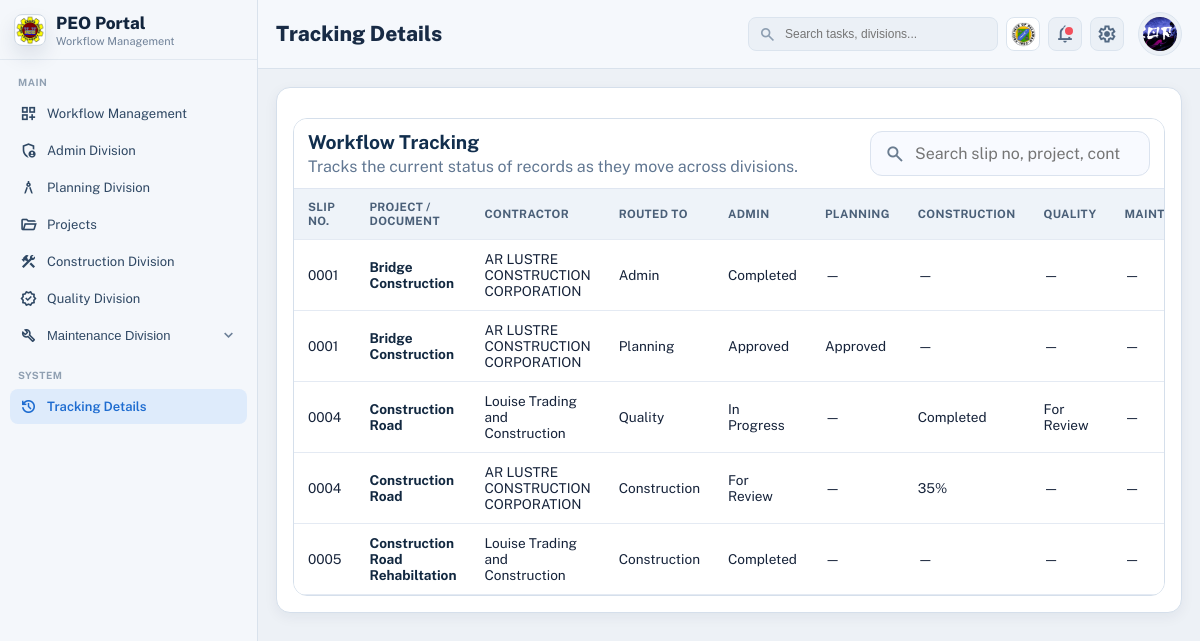
/tracking-details/ (signed in), run on an earlier commit of the app's database.
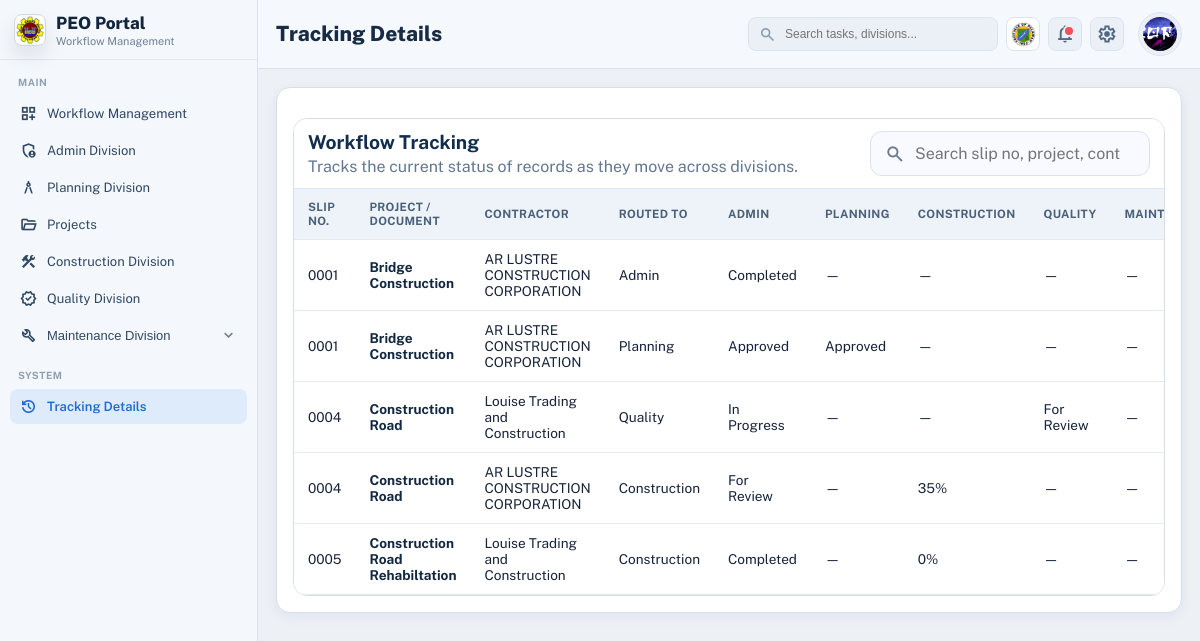
And on a later commit of the database.
### my_app/models.py (models this page shows, shortened)
class DivisionStore(models.Model):
    KEY_ADMIN = 'admin'
    KEY_PLANNING = 'planning'
    KEY_CONSTRUCTION = 'construction'
    KEY_QUALITY = 'quality'
    KEY_MAINTENANCE = 'maintenance'
    KEY_CHOICES = [
        (KEY_ADMIN, 'Admin Division'),
        (KEY_PLANNING, 'Planning Division'),
        (KEY_CONSTRUCTION, 'Construction Division'),
        (KEY_QUALITY, 'Quality Division'),
        (KEY_MAINTENANCE, 'Maintenance Division'),
    ]
    user = models.ForeignKey(
        settings.AUTH_USER_MODEL,
        on_delete=models.CASCADE,
        related_name='division_stores',
    )
    key = models.CharField(max_length=20, choices=KEY_CHOICES)
    data = models.JSONField(default=dict, blank=True)
    created_at = models.DateTimeField(auto_now_add=True)
    updated_at = models.DateTimeField(auto_now=True)
    class Meta:
        constraints = [
            models.UniqueConstraint(fields=['user', 'key'], name='unique_division_store_per_user'),
        ]

### my_app/views.py (the view)
# urls.py: path('tracking-details/', views.tracking_details, name='tracking_details'),
@login_required
def tracking_details(request):
    return render(
        request,
        'Dashboard/dashboard.html',
        _build_dashboard_context(
            request,
            current_section='tracking',
            page_heading='Tracking Details',
            tracking_rows=_build_tracking_rows(request.user),
            tracking_payload=_build_tracking_payload(request.user),
        ),
    )

### my_app/templates/Dashboard/dashboard.html (shortened to what this page needs)
{% load static %}
{% load static %}
<!DOCTYPE html>
<html lang="en">
<head>
    <link rel="stylesheet" href="{% static 'styles.css' %}">
</head>
<body class="portal-body">
    <div class="portal-shell">
        <aside class="portal-sidebar" id="portal-sidebar">
            <div class="portal-brand">
                <div class="brand-icon">
                    <img src="{% static 'img/peo logo.png' %}" alt="PEO Portal logo">
                </div>
                <div class="brand-text">
                    <h1>PEO Portal</h1>
                    <p>Workflow Management</p>
                </div>
            </div>
            <nav class="portal-nav" aria-label="Primary">
                <p class="nav-group">Main</p>
                <a
                    href="{% url 'user_dashboard' %}"
                    class="nav-item {% if current_section == 'workflow' %}nav-item-active{% endif %}"
                    data-peo-toast-message="Workflow Management dashboard is now active."
                    data-peo-toast-title="Sidebar Navigation"
                    data-peo-toast-variant="info"
                    data-peo-toast-persist="navigation"
                >
                    <span class="material-symbols-outlined">dashboard_customize</span>
                    <span>Workflow Management</span>
                </a>
                <a
                    href="{% url 'admin_division_dashboard' %}"
                    class="nav-item js-admin-division-button {% if current_section == 'admin' %}nav-item-active{% endif %}"
                    data-admin-division-url="{% url 'admin_division_dashboard' %}"
                    data-peo-toast-message="Admin Division workspace loaded from the sidebar."
                    data-peo-toast-title="Sidebar Navigation"
                    data-peo-toast-variant="info"
                    data-peo-toast-persist="navigation"
                >
                    <span class="material-symbols-outlined">admin_panel_settings</span>
                    <span>Admin Division</span>
                </a>
                <a
                    href="{% url 'planning_division_dashboard' %}"
                    class="nav-item {% if current_section == 'planning' %}nav-item-active{% endif %}"
                    data-peo-toast-message="Planning Division workspace loaded from the sidebar."
                    data-peo-toast-title="Sidebar Navigation"
                    data-peo-toast-variant="info"
                    data-peo-toast-persist="navigation"
                >
                    <span class="material-symbols-outlined">architecture</span>
                    <span>Planning Division</span>
                </a>
                <a
                    href="{% url 'project_dashboard' %}"
                    class="nav-item js-project-dashboard-button {% if current_section == 'project' %}nav-item-active{% endif %}"
                    data-project-dashboard-url="{% url 'project_dashboard' %}"
                    data-peo-toast-message="Project registry opened from the sidebar."
                    data-peo-toast-title="Sidebar Navigation"
                    data-peo-toast-variant="info"
                    data-peo-toast-persist="navigation"
                >
                    <span class="material-symbols-outlined">folder_open</span>
                    <span>Projects</span>
                </a>
                <a
                    href="{% url 'construction_division_dashboard' %}"
                    class="nav-item {% if current_section == 'construction' %}nav-item-active{% endif %}"
                    data-peo-toast-message="Construction Division workspace loaded from the sidebar."
                    data-peo-toast-title="Sidebar Navigation"
                    data-peo-toast-variant="info"
                    data-peo-toast-persist="navigation"
                >
                    <span class="material-symbols-outlined">construction</span>
                    <span>Construction Division</span>
                </a>
                <a
                    href="{% url 'quality_division_dashboard' %}"
                    class="nav-item {% if current_section == 'quality' %}nav-item-active{% endif %}"
                    data-peo-toast-message="Quality Division workspace loaded from the sidebar."
                    data-peo-toast-title="Sidebar Navigation"
                    data-peo-toast-variant="info"
                    data-peo-toast-persist="navigation"
                >
                    <span class="material-symbols-outlined">verified</span>
                    <span>Quality Division</span>
                </a>
                <div class="nav-maintenance {% if current_section == 'maintenance' %}is-open{% endif %}">
                    <button
                        type="button"
                        class="nav-item nav-item-button js-maintenance-toggle {% if current_section == 'maintenance' %}nav-item-active{% endif %}"
                        aria-expanded="{% if current_section == 'maintenance' %}true{% else %}false{% endif %}"
                        data-maintenance-open="{% if current_section == 'maintenance' %}true{% else %}false{% endif %}"
                    >
                        <span class="nav-item-label">
                            <span class="material-symbols-outlined">build</span>
                            <span>Maintenance Division</span>
                        </span>
                        <span class="material-symbols-outlined nav-caret">expand_more</span>
                    </button>
                </div>
                <p class="nav-group nav-group-secondary">System</p>
                <a
                    href="{% url 'tracking_details' %}"
                    class="nav-item {% if current_section == 'tracking' %}nav-item-active{% endif %}"
                    data-peo-toast-message="Tracking Details opened from the sidebar."
                    data-peo-toast-title="Sidebar Navigation"
                    data-peo-toast-variant="info"
                    data-peo-toast-persist="navigation"
                >
                    <span class="material-symbols-outlined" aria-hidden="true">history</span>
                    <span>Tracking Details</span>
                </a>
            </nav>
        </aside>
        <main class="portal-main">
            <header class="portal-topbar">
                <div class="topbar-left">
                    <h2>{{ page_heading|default:"Workflow Management" }}</h2>
                </div>
                <div class="topbar-right">
                    <label class="search-wrap" for="dashboard-search">
                        <span class="material-symbols-outlined">search</span>
                        <input id="dashboard-search" type="text" placeholder="Search tasks, divisions...">
                    </label>
                    <div class="topbar-prov-logo" aria-label="Province logo">
                        <img src="{% static 'img/prov logo.png' %}" alt="Province of Batangas logo">
                    </div>
                    <div class="topbar-notifications-menu">
                        <button
                            type="button"
                            class="icon-btn {% if dashboard_has_notifications %}has-dot{% endif %}"
                            aria-label="Notifications"
                            aria-haspopup="menu"
                            aria-expanded="false"
                            data-topbar-notifications-toggle
                        >
                            <span class="material-symbols-outlined">notifications</span>
                        </button>
                    </div>
                    <div class="topbar-settings-menu">
                        <button
                            type="button"
                            class="icon-btn"
                            aria-label="Settings"
                            aria-haspopup="menu"
                            aria-expanded="false"
                            data-topbar-settings-toggle
                        >
                            <span class="material-symbols-outlined">settings</span>
                        </button>
                    </div>
                    <div class="topbar-user-menu">
                        <button
                            type="button"
                            class="topbar-user-trigger"
                            aria-haspopup="menu"
                            aria-expanded="false"
                            data-account-menu-toggle
                        >
                            <div class="user-avatar">
                                {% if dashboard_user_profile_picture_url %}
                                    <img src="{{ dashboard_user_profile_picture_url }}" alt="{{ dashboard_user_name }}">
                                {% else %}
                                    {{ dashboard_user_initials }}
                                {% endif %}
                            </div>
                        </button>
                    </div>
                </div>
            </header>
	            <section class="portal-content">
	                {% if current_section == 'admin' %}
	                    {% include admin_template|default:'admin/admin_division.html' %}
	                {% elif current_section == 'planning' %}
	                    {% include planning_template|default:'Planning/planning_division_table.html' %}
	                {% elif current_section == 'project' %}
	                    {% include 'Project/project_table.html' %}
	                {% elif current_section == 'construction' %}
	                    {% include construction_template|default:'construction/construction.html' %}
	                {% elif current_section == 'quality' %}
	                    {% include quality_template|default:'Quality/quality_division_table.html' %}
	                {% elif current_section == 'settings' %}
	                    {% include 'account/settings_panel.html' %}
	                {% elif current_section == 'maintenance' %}
	                    {% include maintenance_template %}
                {% elif current_section == 'tracking' %}
                    {% include 'tracking_details.html' %}
                {% endif %}
            </section>
        </main>
    </div>
</body>
</html>

### my_app/templates/tracking_details.html (shortened to what this page needs)
<section class="road-filter-panel tracking-board" aria-label="Workflow tracking details">
    <div class="road-table-wrap">
        <div class="road-table-head">
            <div>
                <h2 style="margin:0; font-size:1.2rem; color:#112e4d;">Workflow Tracking</h2>
                <p style="margin:4px 0 0; color:#617792;">Tracks the current status of records as they move across divisions.</p>
            </div>
            <div class="road-table-actions" style="display:flex; gap:12px; align-items:center;">
                <label class="quality-search" style="max-width:320px;">
                    <span class="material-symbols-outlined" aria-hidden="true">search</span>
                    <input type="search" class="js-tracking-search" placeholder="Search slip no, project, contractor...">
                </label>
            </div>
        </div>
        <div class="road-table-scroll" role="region" aria-label="Tracking table" tabindex="0">
            <table class="road-table tracking-table">
                <colgroup>
                    <col style="width: 120px;">
                    <col style="width: 320px;">
                    <col style="width: 220px;">
                    <col style="width: 140px;">
                    <col style="width: 150px;">
                    <col style="width: 150px;">
                    <col style="width: 150px;">
                    <col style="width: 150px;">
                    <col style="width: 160px;">
                    <col style="width: 140px;">
                </colgroup>
                <thead>
                    <tr>
                        <th>Slip No.</th>
                        <th>Project / Document</th>
                        <th>Contractor</th>
                        <th>Routed To</th>
                        <th>Admin</th>
                        <th>Planning</th>
                        <th>Construction</th>
                        <th>Quality</th>
                        <th>Maintenance</th>
                    </tr>
                </thead>
                <tbody class="js-tracking-table-body">
                    {% if tracking_rows %}
                        {% for row in tracking_rows %}
                            <tr class="js-tracking-row" data-admin-id="{{ row.admin_record_id }}">
                                <td>{{ row.slip_no|default:"—" }}</td>
                                <td>
                                    <strong style="color:#122840;">{{ row.project_name|default:"—" }}</strong>
                                </td>
                                <td>{{ row.contractor|default:"—" }}</td>
                                <td>{{ row.routed_to|default:"—" }}</td>
                                <td>{{ row.admin_status|default:"—" }}</td>
                                <td>{{ row.planning_status|default:"—" }}</td>
                                <td>{{ row.construction_status|default:"—" }}</td>
                                <td>{{ row.quality_status|default:"—" }}</td>
                                <td>{{ row.maintenance_status|default:"—" }}</td>
                            </tr>
                        {% endfor %}
                    {% else %}
                        <tr class="construction-empty-row js-tracking-empty-row">
                            <td colspan="10">No workflow records found yet.</td>
                        </tr>
                    {% endif %}
                </tbody>
            </table>
        </div>
    </div>
</section>

What changed in the data, as far as the page shows it:
changed DivisionStore "Quality": construction_status "Completed" → "—"
changed DivisionStore "Construction": construction_status "—" → "0%"
